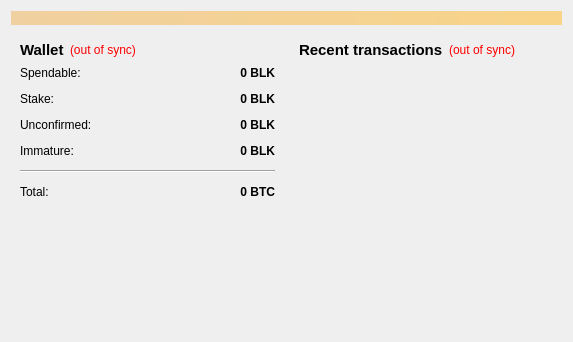
<?xml version="1.0" encoding="UTF-8"?>
<ui version="4.0">
 <class>OverviewPage</class>
 <widget class="QWidget" name="OverviewPage">
  <property name="geometry">
   <rect>
    <x>0</x>
    <y>0</y>
    <width>573</width>
    <height>342</height>
   </rect>
  </property>
  <property name="windowTitle">
   <string>Form</string>
  </property>
  <layout class="QVBoxLayout" name="topLayout">
   <item>
    <widget class="QLabel" name="labelAlerts">
     <property name="visible">
      <bool>false</bool>
     </property>
     <property name="styleSheet">
      <string notr="true">background-color: qlineargradient(x1: 0, y1: 0, x2: 1, y2: 0, stop:0 #F0D0A0, stop:1 #F8D488);  color:#000000
</string>
     </property>
     <property name="wordWrap">
      <bool>true</bool>
     </property>
     <property name="margin">
      <number>3</number>
     </property>
    </widget>
   </item>
   <item>
    <layout class="QHBoxLayout" name="horizontalLayout" stretch="1,1">
     <item>
      <layout class="QVBoxLayout" name="verticalLayout_2">
       <item>
        <widget class="QWidget" name="widget" native="true">
         <layout class="QVBoxLayout" name="verticalLayout_4">
          <item>
           <layout class="QHBoxLayout" name="horizontalLayout_4">
            <item>
             <widget class="QLabel" name="label_5">
              <property name="font">
               <font>
                <pointsize>11</pointsize>
                <weight>75</weight>
                <bold>true</bold>
               </font>
              </property>
              <property name="text">
               <string>Wallet</string>
              </property>
             </widget>
            </item>
            <item>
             <widget class="QLabel" name="labelWalletStatus">
              <property name="toolTip">
               <string>The displayed information may be out of date. Your wallet automatically synchronizes with the MonteCarlo network after a connection is established, but this process has not completed yet.</string>
              </property>
              <property name="styleSheet">
               <string notr="true">QLabel { color: red; }</string>
              </property>
              <property name="text">
               <string notr="true">(out of sync)</string>
              </property>
              <property name="alignment">
               <set>Qt::AlignLeading|Qt::AlignLeft|Qt::AlignVCenter</set>
              </property>
             </widget>
            </item>
            <item>
             <spacer name="horizontalSpacer_2">
              <property name="orientation">
               <enum>Qt::Horizontal</enum>
              </property>
              <property name="sizeHint" stdset="0">
               <size>
                <width>40</width>
                <height>20</height>
               </size>
              </property>
             </spacer>
            </item>
           </layout>
          </item>
          <item>
           <layout class="QFormLayout" name="formLayout_2">
            <property name="fieldGrowthPolicy">
             <enum>QFormLayout::AllNonFixedFieldsGrow</enum>
            </property>
            <property name="horizontalSpacing">
             <number>12</number>
            </property>
            <property name="verticalSpacing">
             <number>12</number>
            </property>
            <item row="0" column="0">
             <widget class="QLabel" name="label">
              <property name="text">
               <string>Spendable:</string>
              </property>
             </widget>
            </item>
            <item row="0" column="1">
             <widget class="QLabel" name="labelBalance">
              <property name="font">
               <font>
                <weight>75</weight>
                <bold>true</bold>
               </font>
              </property>
              <property name="cursor">
               <cursorShape>IBeamCursor</cursorShape>
              </property>
              <property name="toolTip">
               <string>Your current spendable balance</string>
              </property>
              <property name="text">
               <string notr="true">0 BLK</string>
              </property>
              <property name="alignment">
               <set>Qt::AlignRight|Qt::AlignTrailing|Qt::AlignVCenter</set>
              </property>
              <property name="textInteractionFlags">
               <set>Qt::LinksAccessibleByMouse|Qt::TextSelectableByKeyboard|Qt::TextSelectableByMouse</set>
              </property>
             </widget>
            </item>
            <item row="1" column="0">
             <widget class="QLabel" name="label_6">
              <property name="text">
               <string>Stake:</string>
              </property>
             </widget>
            </item>
            <item row="1" column="1">
             <widget class="QLabel" name="labelStake">
              <property name="font">
               <font>
                <weight>75</weight>
                <bold>true</bold>
               </font>
              </property>
              <property name="cursor">
               <cursorShape>IBeamCursor</cursorShape>
              </property>
              <property name="toolTip">
               <string>Total of coins that was staked, and do not yet count toward the current balance</string>
              </property>
              <property name="text">
               <string notr="true">0 BLK</string>
              </property>
              <property name="alignment">
               <set>Qt::AlignRight|Qt::AlignTrailing|Qt::AlignVCenter</set>
              </property>
              <property name="textInteractionFlags">
               <set>Qt::LinksAccessibleByMouse|Qt::TextSelectableByKeyboard|Qt::TextSelectableByMouse</set>
              </property>
             </widget>
            </item>
            <item row="2" column="0">
             <widget class="QLabel" name="label_3">
              <property name="text">
               <string>Unconfirmed:</string>
              </property>
             </widget>
            </item>
            <item row="2" column="1">
             <widget class="QLabel" name="labelUnconfirmed">
              <property name="font">
               <font>
                <weight>75</weight>
                <bold>true</bold>
               </font>
              </property>
              <property name="cursor">
               <cursorShape>IBeamCursor</cursorShape>
              </property>
              <property name="toolTip">
               <string>Total of transactions that have yet to be confirmed, and do not yet count toward the current balance</string>
              </property>
              <property name="text">
               <string notr="true">0 BLK</string>
              </property>
              <property name="alignment">
               <set>Qt::AlignRight|Qt::AlignTrailing|Qt::AlignVCenter</set>
              </property>
              <property name="textInteractionFlags">
               <set>Qt::LinksAccessibleByMouse|Qt::TextSelectableByKeyboard|Qt::TextSelectableByMouse</set>
              </property>
             </widget>
            </item>
            <item row="3" column="0">
             <widget class="QLabel" name="labelImmatureText">
              <property name="text">
               <string>Immature:</string>
              </property>
             </widget>
            </item>
            <item row="3" column="1">
             <widget class="QLabel" name="labelImmature">
              <property name="font">
               <font>
                <weight>75</weight>
                <bold>true</bold>
               </font>
              </property>
              <property name="toolTip">
               <string>Mined balance that has not yet matured</string>
              </property>
              <property name="text">
               <string notr="true">0 BLK</string>
              </property>
              <property name="alignment">
               <set>Qt::AlignRight|Qt::AlignTrailing|Qt::AlignVCenter</set>
              </property>
              <property name="textInteractionFlags">
               <set>Qt::LinksAccessibleByMouse|Qt::TextSelectableByKeyboard|Qt::TextSelectableByMouse</set>
              </property>
             </widget>
            </item>
            <item row="4" column="0" colspan="2">
             <widget class="Line" name="line">
              <property name="orientation">
               <enum>Qt::Horizontal</enum>
              </property>
             </widget>
            </item>
            <item row="5" column="0">
             <widget class="QLabel" name="labelTotalText">
              <property name="text">
               <string>Total:</string>
              </property>
             </widget>
            </item>
            <item row="5" column="1">
             <widget class="QLabel" name="labelTotal">
              <property name="font">
               <font>
                <weight>75</weight>
                <bold>true</bold>
               </font>
              </property>
              <property name="cursor">
               <cursorShape>IBeamCursor</cursorShape>
              </property>
              <property name="toolTip">
               <string>Your current total balance</string>
              </property>
              <property name="text">
               <string notr="true">0 BTC</string>
              </property>
              <property name="alignment">
               <set>Qt::AlignRight|Qt::AlignTrailing|Qt::AlignVCenter</set>
              </property>
              <property name="textInteractionFlags">
               <set>Qt::LinksAccessibleByMouse|Qt::TextSelectableByKeyboard|Qt::TextSelectableByMouse</set>
              </property>
             </widget>
            </item>
           </layout>
          </item>
         </layout>
        </widget>
       </item>
       <item>
        <spacer name="verticalSpacer">
         <property name="orientation">
          <enum>Qt::Vertical</enum>
         </property>
         <property name="sizeHint" stdset="0">
          <size>
           <width>20</width>
           <height>40</height>
          </size>
         </property>
        </spacer>
       </item>
      </layout>
     </item>
     <item>
      <layout class="QVBoxLayout" name="verticalLayout_3">
       <item>
        <widget class="QWidget" name="widget_2" native="true">
         <layout class="QVBoxLayout" name="verticalLayout">
          <item>
           <layout class="QHBoxLayout" name="horizontalLayout_2">
            <item>
             <widget class="QLabel" name="label_4">
              <property name="font">
               <font>
                <pointsize>11</pointsize>
                <weight>75</weight>
                <bold>true</bold>
               </font>
              </property>
              <property name="text">
               <string>&lt;b&gt;Recent transactions&lt;/b&gt;</string>
              </property>
             </widget>
            </item>
            <item>
             <widget class="QLabel" name="labelTransactionsStatus">
              <property name="toolTip">
               <string>The displayed information may be out of date. Your wallet automatically synchronizes with the MonteCarlo network after a connection is established, but this process has not completed yet.</string>
              </property>
              <property name="styleSheet">
               <string notr="true">QLabel { color: red; }</string>
              </property>
              <property name="text">
               <string notr="true">(out of sync)</string>
              </property>
              <property name="alignment">
               <set>Qt::AlignRight|Qt::AlignTrailing|Qt::AlignVCenter</set>
              </property>
             </widget>
            </item>
            <item>
             <spacer name="horizontalSpacer">
              <property name="orientation">
               <enum>Qt::Horizontal</enum>
              </property>
              <property name="sizeHint" stdset="0">
               <size>
                <width>40</width>
                <height>20</height>
               </size>
              </property>
             </spacer>
            </item>
           </layout>
          </item>
          <item>
           <widget class="QListView" name="listTransactions">
            <property name="styleSheet">
             <string notr="true">QListView { background: transparent; }</string>
            </property>
            <property name="frameShape">
             <enum>QFrame::NoFrame</enum>
            </property>
            <property name="verticalScrollBarPolicy">
             <enum>Qt::ScrollBarAlwaysOff</enum>
            </property>
            <property name="horizontalScrollBarPolicy">
             <enum>Qt::ScrollBarAlwaysOff</enum>
            </property>
            <property name="selectionMode">
             <enum>QAbstractItemView::NoSelection</enum>
            </property>
           </widget>
          </item>
         </layout>
        </widget>
       </item>
      </layout>
     </item>
    </layout>
   </item>
  </layout>
 </widget>
 <resources/>
 <connections/>
</ui>
